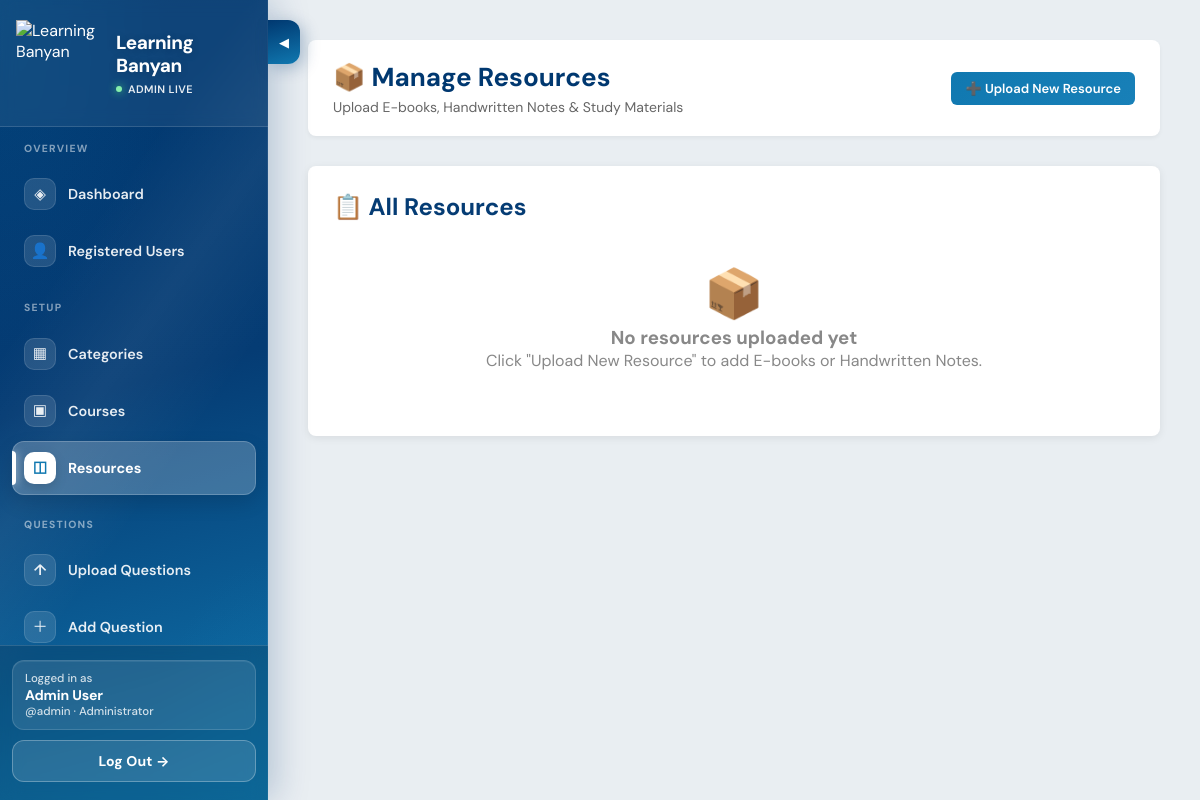
The app's page /admin-panel/manage-resources/ (signed in), older data.
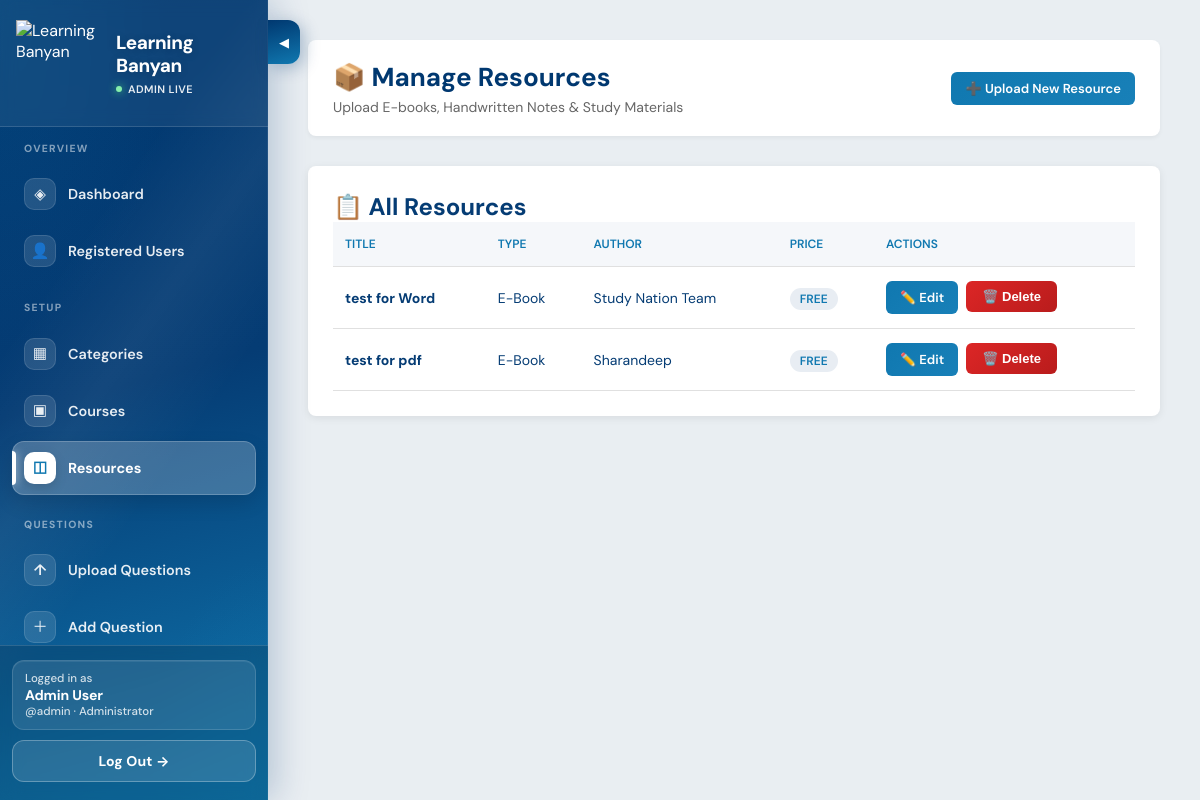
The same page, newer data.
### courses/models.py (models this page shows, shortened)
class Resource(models.Model):
    title = models.CharField(max_length=200)
    description = models.TextField(blank=True)
    file = models.FileField(
        upload_to="resources/",
        validators=[
            FileExtensionValidator(
                allowed_extensions=[
                    "pdf",
                    "doc",
                    "docx",
                    "txt",
                    "png",
                    "jpg",
                    "jpeg",
                    "gif",
                    "webp",
                ]
            )
        ],
        help_text="PDF, Word (.doc/.docx), text, or image. View-only for students (no download).",
    )
    author = models.CharField(max_length=100, blank=True)
    resource_type = models.CharField(
        max_length=20,
        choices=[
            ("ebook", "E-Book"),
            ("handwritten", "Handwritten Notes"),
            ("other", "Other"),
        ],
    )
    is_paid = models.BooleanField(default=False)
    price = models.DecimalField(max_digits=8, decimal_places=2, blank=True, null=True)
    course = models.ForeignKey(
        "Course", on_delete=models.SET_NULL, null=True, blank=True
    )
    created_at = models.DateTimeField(auto_now_add=True)

### admin_panel/views.py (the view)
# urls.py: path("manage-resources/", views.manage_resources, name="manage_resources"),
@admin_required
def manage_resources(request):
    resources = Resource.objects.all().order_by("-created_at")
    return render(
        request, "admin_panel/manage_resources.html", {"resources": resources}
    )

### admin_panel/views.py (called while the page is built)
def admin_required(view_func):
    @login_required(login_url="courses:student_login")
    @wraps(view_func)
    def wrapped_view(request, *args, **kwargs):
        if not hasattr(request.user, "admin_profile"):
            if request.user.is_superuser:
                AdminUser.objects.get_or_create(user=request.user)
            else:
                messages.error(request, "You do not have admin access")
                return redirect("courses:student_login")
        return view_func(request, *args, **kwargs)
    return wrapped_view

### admin_panel/templates/admin_panel/manage_resources.html (shortened to what this page needs)
<!DOCTYPE html>
<html lang="en">
  <head>
  </head>
  <body>
    {% include 'admin_panel/_partials/sidebar_slider.html' %}
    <div class="dashboard-wrapper">
{% include 'admin_panel/_partials/admin_sidebar.html' with active='manage_resources' %}
<main class="main-content">
        <div class="header">
          <div>
            <h1>📦 Manage Resources</h1>
            <p style="color:#666; font-size:14px; margin-top:4px;">Upload E-books, Handwritten Notes &amp; Study Materials</p>
          </div>
          <div>
            <a href="{% url 'admin_panel:create_resource' %}" class="btn btn-primary btn-sm">➕ Upload New Resource</a>
          </div>
        </div>
        <div class="content-section">
          <h2>📋 All Resources</h2>
          {% if resources %}
            <table class="upload-table">
              <thead>
                <tr>
                  <th>Title</th>
                  <th>Type</th>
                  <th>Author</th>
                  <th>Price</th>
                  <th>Actions</th>
                </tr>
              </thead>
              <tbody>
                {% for res in resources %}
                  <tr>
                    <td>
                      <strong>{{ res.title }}</strong>
                    </td>
                    <td>{{ res.get_resource_type_display|default:res.resource_type }}</td>
                    <td>{{ res.author|default:'-' }}</td>
                    <td>
                      {% if res.is_paid and res.price %}
                        <span class="price-badge">₹ {{ res.price }}</span>
                      {% else %}
                        <span class="free-badge">FREE</span>
                      {% endif %}
                    </td>
                    <td>
                      <div style="display:flex; gap:8px; flex-wrap:wrap;">
                        <a href="{% url 'admin_panel:edit_resource' res.id %}" class="btn btn-primary btn-sm">✏️ Edit</a>
                        <form method="post" action="{% url 'admin_panel:delete_resource' res.id %}" style="display:inline;" onsubmit="return confirm('Delete this resource?');">{% csrf_token %}<button type="submit" class="btn btn-danger">🗑️ Delete</button></form>
                      </div>
                    </td>
                  </tr>
                {% endfor %}
              </tbody>
            </table>
          {% else %}
            <div class="empty-state">
              <span style="font-size:48px;">📦</span>
              <h3>No resources uploaded yet</h3>
              <p>Click "Upload New Resource" to add E-books or Handwritten Notes.</p>
            </div>
          {% endif %}
        </div>
      </main>
    </div>
  </body>
</html>

Row changes from the older to the newer data that the page shows:
added Resource: title "test for Word", resource_type "E-Book", author "Study Nation Team", is_paid "FREE"
added Resource: title "test for pdf", resource_type "E-Book", author "Sharandeep", is_paid "FREE"
Text that changed along with them:
text no longer shown: "📦 No resources uploaded yet Click \"Upload New Resource\" to add E-books or Handwritten Notes."
text now shown: "TITLE TYPE AUTHOR PRICE ACTIONS"
